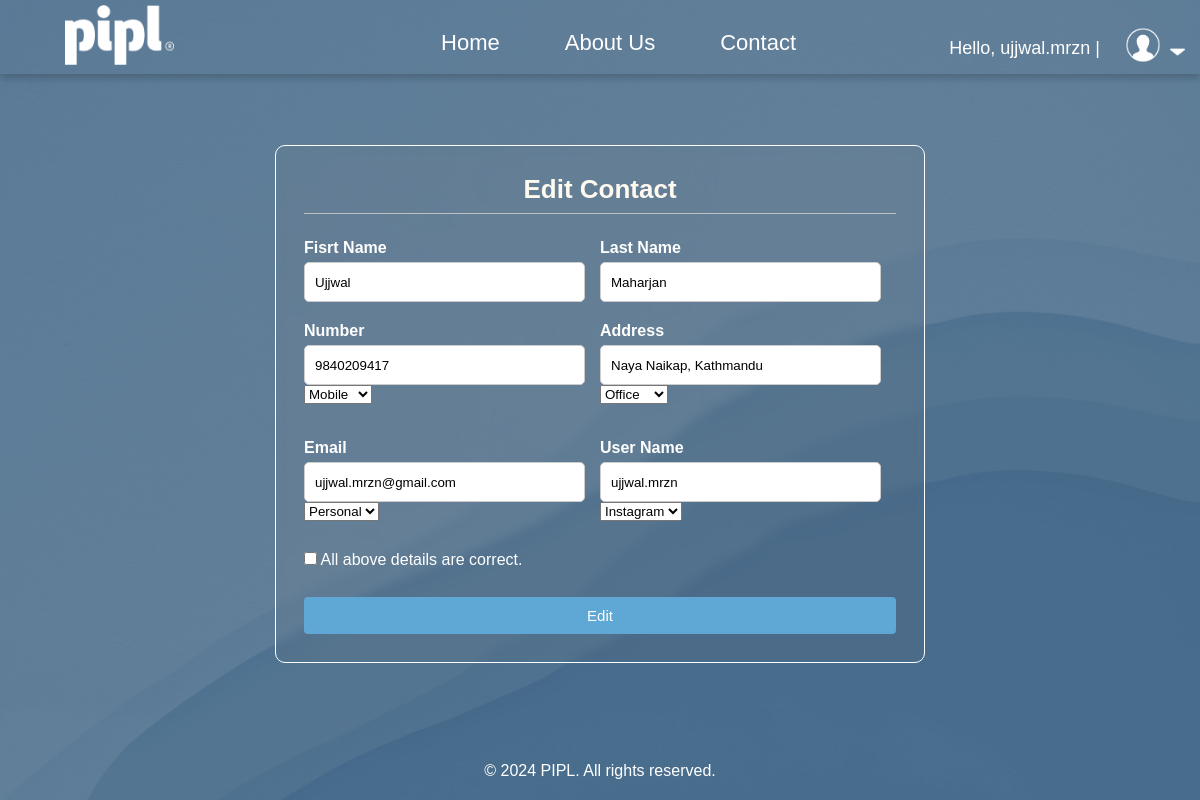
Page /edit/174 (signed in) on the committed database.
### accounts/models.py (models this page shows, shortened)
class Person(models.Model):
    id = models.AutoField(primary_key=True)
    first_name = models.CharField(max_length=20 , null=True)
    last_name = models.CharField(max_length=15 , null=True)
    phone = models.ForeignKey(Phone, null=True , on_delete= models.SET_NULL)
    address = models.ForeignKey(Address, null=True , on_delete= models.SET_NULL)
    email = models.ForeignKey(Email, null=True , on_delete= models.SET_NULL)
    media = models.ForeignKey(SocialMedia, null=True , on_delete= models.SET_NULL)

class Phone(models.Model):
    TYPE = (
        ('Home' , 'Home'),
        ('Mobile' , 'Mobile'),
        ('Office' , 'Office'),
        ('College' , 'College'),
    )
    Number = models.IntegerField( null=True )
    Number_type = models.CharField(max_length=200 , null=True , choices=TYPE )

class Address(models.Model):
    TYPE = (
        ('Home' , 'Home'),
        ('Office' , 'Office'),
        ('College' , 'College')
    )
    Address = models.CharField(max_length=200 , null=True)
    Address_type= models.CharField(max_length=200 , null=True , choices=TYPE )

class Email(models.Model):
    TYPE = (
        ('Home' , 'Home'),
        ('Personal' , 'Personal'),
        ('Office' , 'Office'),
        ('College' , 'College')
    )
    email = models.CharField(max_length=200 , null=True)
    email_type = models.CharField(max_length=200 , null=True , choices=TYPE )

class SocialMedia(models.Model):
    APP = (
        ('Facebook' , 'Facebook'),
        ('Instagram' , 'Instagram'),
        ('Twitter' , 'Twitter'),
        ('Linkdin' , 'Linkdlin'),
        ('Snapchat' , 'Snapchat'),
        ('WeChat' , 'WeChat'),
        ('Discord' , 'Discord'),
    )
    User_Name = models.CharField(max_length=200 , null=True)
    Linked_App = models.CharField(max_length=200 , null=True , choices=APP )

### accounts/decorators.py (the view)
        def wrapper_func(request, *args, **kwargs):
            group = None
            if request.user.groups.exists():
                group = request.user.groups.all()[0].name
            if group in allowed_roles:
                return view_func(request, *args, **kwargs)
            else:
                return HttpResponse('You are not authorized to view this page')

### PhoneBook/context_processors.py (called while the page is built)
def current_year(request):
    return {
        'current_year': datetime.now().year
    }

### accounts/views.py (called while the page is built, shortened)
@login_required(login_url='login')
@allowed_users(allowed_roles=['admin'])
def edit(request,pk):
    detail=Person.objects.get(id=pk)
    return render(request,'accounts/edit.html',{'detail': detail})

### accounts/templates/accounts/edit.html (shortened to what this page needs)
<!DOCTYPE html>
<html lang="en">
<head>
  <link rel="stylesheet" href="/static/css/edit.css">
</head>
<body>
<nav class="navbar-container">
  <div class="logo">
      <a href="/home">
          <img src="/static/pip.png" alt="Logo">
      </a>
  </div>
  <div class="nav-content">
      <a href="/home">Home</a>
      <a href="/about">About Us</a>
      <a href="/contact">Contact</a>
  </div>
  <div class="logout-container">
      <span class="hello-msg">Hello, {{request.user}} |</span>
  </div>
  <div class="user-container" onclick="toggleMenu()">
      <img src="/static/pppp.png" class="user-pic" alt="User Picture">
      <img src="/static/dropdown.png" class="dropdown-arrow" alt="Dropdown Arrow">
  </div>
</nav>
<div class="box">
<div class="cointainer">
    <form action="" method="post">
      <h2>Edit Contact</h2>
      <div class="content">
        <div class="input-box">
          <label for="firstname">Fisrt Name</label>
          <input type="text" value="{{detail.first_name}}"  id="fname" name="fname" required>
        </div>
        <div class="input-box">
          <label for="lastname">Last Name</label>
          <input type="text" value="{{detail.last_name}}" id="lname" name="lname" required>
        </div>
        <div class="input-box">
          <label for="number">Number</label>
          <input type="tel" value="{{detail.phone.Number}}" id="number" name="number" required>
          <div class="input-box">
            <div class="select-box">
            <select id="Number_type" id="ntype" name="ntype" required>
              <option>{{detail.phone.Number_type}}</option>
            </select>
            </div>
            </div>
        </div>
        <div class="input-box">
          <label for="address">Address</label>
          <input type="text" value="{{detail.address.Address}}" id="address" name="address" required>
          <div class="input-box">
          <div class="select-box">
            <select id="atype"  name="atype" required>
              <option>{{detail.address.Address_type}}</option>
            </select>
            </div>
          </div>
        </div>
        <div class="input-box">
          <label for="email">Email</label>
          <input type="email"  class="no-capitalize" value="{{detail.email.email}}"  id="emai"  name="email">
          <div class="input-box">
            <div class="select-box">
            <select id="etype" name="etype">
              <option>{{detail.email.email_type}}</option>
            </select>
            </div>
            </div>
        </div>
        <div class="input-box">
          <label for="username">User Name</label>
          <input type="username" class="no-capitalize" value="{{detail.media.User_Name}}"  id="uname" name="uname" >
        <div class="input-box">
        <div class="select-box">
        <select id="mtype" name="mtype">
          <option>{{detail.media.Linked_App}}</option>
        </select>
        </div>
      </div>
    </div>
        <div class="form-check">
          <input class="form-check-input" type="checkbox" value="" id="invalidCheck2" required>
          <label class="form-check-label" for="invalidCheck2">
            All above details are correct.
          </label>
          </div>
          </div>
      <div class="button-container">
      <form action="" method="post" style="display: inline;">
        <button type="submit" name="button">Edit</button>
      </form>
    </div>
    </form>
  </div>
  </div>
<footer>
  <div class="footer-content">
      <p>&copy; {{ current_year }} PIPL. All rights reserved.</p>
  </div>
</footer>
</body>
</html>

### accounts/static/css/edit.css (style rules this page uses)
* { margin: 0; padding: 0; box-sizing: border-box; font-family: 'Poppins', sans-serif; }
body { width: 100vw; height: 100vh; margin: 0; padding: 0; background-image: url("/static/b.jpg"); background-position: center; background-size: cover; }
nav { color: #fff; display: flex; justify-content: space-between; align-items: center; padding: 5px 15px; width: 100%; position: relative; background-color: transparent; box-shadow: 0 4px 8px rgba(0, 0, 0, 0.2); }
.logo img { height: 60px; width: auto; padding-left: 50px; }
.nav-content { display: flex; justify-content: center; flex-grow: 1; padding-right: 120px; margin-top: 12px; }
.nav-content a { display: inline-block; position: relative; font-size: 22px; color: #fff; font-weight: 500; text-decoration: none; margin-left: 65px; }
.nav-content a::before { content: ''; position: absolute; top: 100%; left: 0; width: 0%; height: 2px; background: #fff; transition: .3s; }
.logout-container { position: absolute; top: 38px; right: 5px; color: aliceblue; }
.hello-msg { font-size: 18px; color: #fff; margin-right: 95px; }
.user-container { position: relative; display: flex; align-items: center; top: 8px; }
.dropdown-arrow { width: 15px; height: 12px; cursor: pointer; margin-left: 1px; margin-top: 14px; }
.user-pic { width: 50px; height: 50px; margin-right: 1px; cursor: pointer; }
footer { background-color: transparent; color: white; text-align: center; min-height: 30px; position: fixed; bottom: 0; width: 100%; display: flex; justify-content: center; align-items: center; padding: 20px 0; }
.footer-content { max-width: 1200px; margin: 0 auto; }
.footer-content p { margin: 0; }
.box { display: flex; justify-content: center; align-items: center; height: 600px; }
.cointainer { max-width: 650px; padding: 28px; border-radius: 10px; overflow: hidden; background: transparent; border: 1px solid white; margin-top: 60px; backdrop-filter: blur(5px) saturate(90%); }
h2 { font-size: 26px; font-weight: bold; text-align: center; color: floralwhite; padding-bottom: 8px; border-bottom: 1px solid silver; }
.content { display: flex; flex-wrap: wrap; justify-content: space-between; padding: 20px 0; }
.input-box { display: flex; flex-wrap: wrap; width: 50%; padding-bottom: 15px; }
.input-box input { height: 40px; width: 95%; padding: 0 10px; border-radius: 5px; border: 1px solid #ccc; text-transform: capitalize; }
.input-box input.no-capitalize { text-transform: none; }
.input-box label { width : 95% ; margin: 5px 0; color:#ffffff; font-weight: bold; }
.input-box label, .media-title { width: 100%; margin: 5px 0; color: #ffffff; font-weight: bold; }
.form-check label { color: #ffffff; }
.button-container button { width: 100%; margin-top: 8px; background-color: #5fa7d5; font-size: 15px; color: white; padding: 8px 12px; border: 2px solid #5fa7d5; border-radius: 4px; cursor: pointer; transition: background-color 0.3s, color 0.3s; }

### rows in the picture
Person: fname "Ujjwal", lname "Maharjan", number "9840209417", ntype "Mobile", address "Naya Naikap, Kathmandu", atype "Office", email "ujjwal.mrzn@gmail.com", etype "Personal", uname "ujjwal.mrzn", mtype "Instagram"

### other values in the picture
{{ request.user }} "ujjwal.mrzn"
